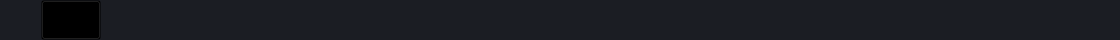
        <widget class="QFrame" name="frame_top">
         <property name="minimumSize">
          <size>
           <width>1120</width>
           <height>40</height>
          </size>
         </property>
         <property name="maximumSize">
          <size>
           <width>16777215</width>
           <height>40</height>
          </size>
         </property>
         <property name="styleSheet">
          <string notr="true">background-color: transparent;</string>
         </property>
         <property name="frameShape">
          <enum>QFrame::NoFrame</enum>
         </property>
         <property name="frameShadow">
          <enum>QFrame::Raised</enum>
         </property>
         <layout class="QHBoxLayout" name="horizontalLayout_3">
          <property name="spacing">
           <number>0</number>
          </property>
          <property name="leftMargin">
           <number>0</number>
          </property>
          <property name="topMargin">
           <number>0</number>
          </property>
          <property name="rightMargin">
           <number>0</number>
          </property>
          <property name="bottomMargin">
           <number>0</number>
          </property>
          <item>
           <widget class="QFrame" name="frame_top_right">
            <property name="maximumSize">
             <size>
              <width>16777215</width>
              <height>50</height>
             </size>
            </property>
            <property name="styleSheet">
             <string notr="true">background: transparent;</string>
            </property>
            <property name="frameShape">
             <enum>QFrame::NoFrame</enum>
            </property>
            <property name="frameShadow">
             <enum>QFrame::Raised</enum>
            </property>
            <layout class="QVBoxLayout" name="verticalLayout_2">
             <property name="spacing">
              <number>0</number>
             </property>
             <property name="leftMargin">
              <number>0</number>
             </property>
             <property name="topMargin">
              <number>0</number>
             </property>
             <property name="rightMargin">
              <number>0</number>
             </property>
             <property name="bottomMargin">
              <number>0</number>
             </property>
             <item>
              <widget class="QFrame" name="frame_top_btns">
               <property name="maximumSize">
                <size>
                 <width>16777215</width>
                 <height>42</height>
                </size>
               </property>
               <property name="styleSheet">
                <string notr="true">background-color: rgba(27, 29, 35, 255)</string>
               </property>
               <property name="frameShape">
                <enum>QFrame::NoFrame</enum>
               </property>
               <property name="frameShadow">
                <enum>QFrame::Raised</enum>
               </property>
               <layout class="QHBoxLayout" name="horizontalLayout_4">
                <property name="spacing">
                 <number>0</number>
                </property>
                <property name="leftMargin">
                 <number>0</number>
                </property>
                <property name="topMargin">
                 <number>0</number>
                </property>
                <property name="rightMargin">
                 <number>0</number>
                </property>
                <property name="bottomMargin">
                 <number>0</number>
                </property>
                <item>
                 <widget class="QFrame" name="frame_label_top_btns">
                  <property name="sizePolicy">
                   <sizepolicy hsizetype="Expanding" vsizetype="Preferred">
                    <horstretch>0</horstretch>
                    <verstretch>0</verstretch>
                   </sizepolicy>
                  </property>
                  <property name="frameShape">
                   <enum>QFrame::NoFrame</enum>
                  </property>
                  <property name="frameShadow">
                   <enum>QFrame::Raised</enum>
                  </property>
                  <layout class="QHBoxLayout" name="horizontalLayout_10">
                   <property name="spacing">
                    <number>6</number>
                   </property>
                   <property name="leftMargin">
                    <number>0</number>
                   </property>
                   <property name="topMargin">
                    <number>0</number>
                   </property>
                   <property name="rightMargin">
                    <number>0</number>
                   </property>
                   <property name="bottomMargin">
                    <number>0</number>
                   </property>
                   <item>
                    <widget class="QLabel" name="label_6">
                     <property name="sizePolicy">
                      <sizepolicy hsizetype="Fixed" vsizetype="Fixed">
                       <horstretch>0</horstretch>
                       <verstretch>0</verstretch>
                      </sizepolicy>
                     </property>
                     <property name="minimumSize">
                      <size>
                       <width>35</width>
                       <height>30</height>
                      </size>
                     </property>
                     <property name="maximumSize">
                      <size>
                       <width>30</width>
                       <height>30</height>
                      </size>
                     </property>
                     <property name="text">
                      <string/>
                     </property>
                     <property name="pixmap">
                      <pixmap resource="files.qrc">:/icons/icons/INDIGO_logoGRAPHIS.png</pixmap>
                     </property>
                     <property name="scaledContents">
                      <bool>true</bool>
                     </property>
                    </widget>
                   </item>
                   <item>
                    <widget class="QToolButton" name="toolButton">
                     <property name="minimumSize">
                      <size>
                       <width>60</width>
                       <height>40</height>
                      </size>
                     </property>
                     <property name="maximumSize">
                      <size>
                       <width>20</width>
                       <height>16777215</height>
                      </size>
                     </property>
                     <property name="font">
                      <font>
                       <pointsize>12</pointsize>
                       <weight>75</weight>
                       <bold>true</bold>
                      </font>
                     </property>
                     <property name="styleSheet">
                      <string notr="true">background: transparent;
</string>
                     </property>
                     <property name="text">
                      <string>MENU</string>
                     </property>
                     <property name="iconSize">
                      <size>
                       <width>40</width>
                       <height>40</height>
                      </size>
                     </property>
                     <property name="checkable">
                      <bool>false</bool>
                     </property>
                     <property name="popupMode">
                      <enum>QToolButton::InstantPopup</enum>
                     </property>
                     <property name="toolButtonStyle">
                      <enum>Qt::ToolButtonIconOnly</enum>
                     </property>
                     <property name="autoRaise">
                      <bool>false</bool>
                     </property>
                     <property name="arrowType">
                      <enum>Qt::NoArrow</enum>
                     </property>
                    </widget>
                   </item>
                   <item>
                    <widget class="QFrame" name="frame_12">
                     <property name="maximumSize">
                      <size>
                       <width>40</width>
                       <height>16777215</height>
                      </size>
                     </property>
                     <property name="styleSheet">
                      <string notr="true">background: transparent;
</string>
                     </property>
                     <property name="frameShape">
                      <enum>QFrame::StyledPanel</enum>
                     </property>
                     <property name="frameShadow">
                      <enum>QFrame::Raised</enum>
                     </property>
                     <layout class="QHBoxLayout" name="horizontalLayout_8">
                      <property name="spacing">
                       <number>0</number>
                      </property>
                      <property name="leftMargin">
                       <number>0</number>
                      </property>
                      <property name="topMargin">
                       <number>0</number>
                      </property>
                      <property name="rightMargin">
                       <number>0</number>
                      </property>
                      <property name="bottomMargin">
                       <number>0</number>
                      </property>
                      <item>
                       <widget class="SPINNINGWaiter" name="waiting_spinner" native="true">
                        <property name="sizePolicy">
                         <sizepolicy hsizetype="Preferred" vsizetype="Preferred">
                          <horstretch>0</horstretch>
                          <verstretch>0</verstretch>
                         </sizepolicy>
                        </property>
                        <property name="minimumSize">
                         <size>
                          <width>30</width>
                          <height>0</height>
                         </size>
                        </property>
                        <property name="maximumSize">
                         <size>
                          <width>40</width>
                          <height>16777215</height>
                         </size>
                        </property>
                        <property name="styleSheet">
                         <string notr="true">background: transparent;
</string>
                        </property>
                       </widget>
                      </item>
                     </layout>
                    </widget>
                   </item>
                   <item>
                    <widget class="QLabel" name="lbl_sqlite_name">
                     <property name="sizePolicy">
                      <sizepolicy hsizetype="Maximum" vsizetype="Maximum">
                       <horstretch>0</horstretch>
                       <verstretch>0</verstretch>
                      </sizepolicy>
                     </property>
                     <property name="minimumSize">
                      <size>
                       <width>0</width>
                       <height>0</height>
                      </size>
                     </property>
                     <property name="maximumSize">
                      <size>
                       <width>2000</width>
                       <height>16777215</height>
                      </size>
                     </property>
                     <property name="font">
                      <font>
                       <pointsize>12</pointsize>
                       <weight>75</weight>
                       <bold>true</bold>
                      </font>
                     </property>
                     <property name="styleSheet">
                      <string notr="true">background: transparent;
</string>
                     </property>
                     <property name="text">
                      <string/>
                     </property>
                     <property name="alignment">
                      <set>Qt::AlignLeading|Qt::AlignLeft|Qt::AlignVCenter</set>
                     </property>
                    </widget>
                   </item>
                   <item>
                    <widget class="QLabel" name="label_title_bar_top">
                     <property name="maximumSize">
                      <size>
                       <width>200</width>
                       <height>31</height>
                      </size>
                     </property>
                     <property name="font">
                      <font>
                       <family>Segoe UI</family>
                       <pointsize>12</pointsize>
                       <weight>75</weight>
                       <bold>true</bold>
                      </font>
                     </property>
                     <property name="toolTip">
                      <string>Move window</string>
                     </property>
                     <property name="styleSheet">
                      <string notr="true">background: transparent;
</string>
                     </property>
                     <property name="text">
                      <string/>
                     </property>
                     <property name="pixmap">
                      <pixmap resource="files.qrc">:/icons/icons/INDIGO_logoGRAPHIS_text.png</pixmap>
                     </property>
                     <property name="scaledContents">
                      <bool>true</bool>
                     </property>
                     <property name="alignment">
                      <set>Qt::AlignRight|Qt::AlignTrailing|Qt::AlignVCenter</set>
                     </property>
                    </widget>
                   </item>
                  </layout>
                 </widget>
                </item>
                <item alignment="Qt::AlignRight">
                 <widget class="QFrame" name="frame_btns_right">
                  <property name="sizePolicy">
                   <sizepolicy hsizetype="Expanding" vsizetype="Preferred">
                    <horstretch>0</horstretch>
                    <verstretch>0</verstretch>
                   </sizepolicy>
                  </property>
                  <property name="maximumSize">
                   <size>
                    <width>120</width>
                    <height>16777215</height>
                   </size>
                  </property>
                  <property name="frameShape">
                   <enum>QFrame::NoFrame</enum>
                  </property>
                  <property name="frameShadow">
                   <enum>QFrame::Raised</enum>
                  </property>
                  <layout class="QHBoxLayout" name="horizontalLayout_5">
                   <property name="spacing">
                    <number>0</number>
                   </property>
                   <property name="leftMargin">
                    <number>0</number>
                   </property>
                   <property name="topMargin">
                    <number>0</number>
                   </property>
                   <property name="rightMargin">
                    <number>0</number>
                   </property>
                   <property name="bottomMargin">
                    <number>0</number>
                   </property>
                   <item>
                    <widget class="QPushButton" name="btn_minimize">
                     <property name="sizePolicy">
                      <sizepolicy hsizetype="Minimum" vsizetype="Expanding">
                       <horstretch>0</horstretch>
                       <verstretch>0</verstretch>
                      </sizepolicy>
                     </property>
                     <property name="minimumSize">
                      <size>
                       <width>40</width>
                       <height>0</height>
                      </size>
                     </property>
                     <property name="maximumSize">
                      <size>
                       <width>40</width>
                       <height>16777215</height>
                      </size>
                     </property>
                     <property name="toolTip">
                      <string>Minimize</string>
                     </property>
                     <property name="styleSheet">
                      <string notr="true">QPushButton {	
	border: none;
	background-color: transparent;
}
QPushButton:hover {
	background-color: rgb(52, 59, 72);
}
QPushButton:pressed {	
	background-color: rgb(85, 170, 255);
}</string>
                     </property>
                     <property name="text">
                      <string/>
                     </property>
                     <property name="icon">
                      <iconset resource="files.qrc">
                       <normaloff>:/icons/icons/cil-window-minimize.png</normaloff>:/icons/icons/cil-window-minimize.png</iconset>
                     </property>
                    </widget>
                   </item>
                   <item>
                    <widget class="QPushButton" name="btn_maximize_restore">
                     <property name="sizePolicy">
                      <sizepolicy hsizetype="Minimum" vsizetype="Expanding">
                       <horstretch>0</horstretch>
                       <verstretch>0</verstretch>
                      </sizepolicy>
                     </property>
                     <property name="minimumSize">
                      <size>
                       <width>40</width>
                       <height>0</height>
                      </size>
                     </property>
                     <property name="maximumSize">
                      <size>
                       <width>40</width>
                       <height>16777215</height>
                      </size>
                     </property>
                     <property name="toolTip">
                      <string>Maximize</string>
                     </property>
                     <property name="styleSheet">
                      <string notr="true">QPushButton {	
	border: none;
	background-color: transparent;
}
QPushButton:hover {
	background-color: rgb(52, 59, 72);
}
QPushButton:pressed {	
	background-color: rgb(85, 170, 255);
}</string>
                     </property>
                     <property name="text">
                      <string/>
                     </property>
                     <property name="icon">
                      <iconset resource="files.qrc">
                       <normaloff>:/icons/icons/cil-window-maximize.png</normaloff>:/icons/icons/cil-window-maximize.png</iconset>
                     </property>
                    </widget>
                   </item>
                   <item>
                    <widget class="QPushButton" name="btn_close">
                     <property name="sizePolicy">
                      <sizepolicy hsizetype="Minimum" vsizetype="Expanding">
                       <horstretch>0</horstretch>
                       <verstretch>0</verstretch>
                      </sizepolicy>
                     </property>
                     <property name="minimumSize">
                      <size>
                       <width>40</width>
                       <height>0</height>
                      </size>
                     </property>
                     <property name="maximumSize">
                      <size>
                       <width>40</width>
                       <height>16777215</height>
                      </size>
                     </property>
                     <property name="toolTip">
                      <string>&lt;html&gt;&lt;head/&gt;&lt;body&gt;&lt;p&gt;Close&lt;/p&gt;&lt;/body&gt;&lt;/html&gt;</string>
                     </property>
                     <property name="styleSheet">
                      <string notr="true">QPushButton {	
	border: none;
	background-color: transparent;
}
QPushButton:hover {
	background-color: rgb(150, 40, 23);
}
QPushButton:pressed {	
	background-color: rgb(250, 39, 10);
}</string>
                     </property>
                     <property name="text">
                      <string/>
                     </property>
                     <property name="icon">
                      <iconset resource="files.qrc">
                       <normaloff>:/icons/icons/cil-x.png</normaloff>:/icons/icons/cil-x.png</iconset>
                     </property>
                    </widget>
                   </item>
                  </layout>
                 </widget>
                </item>
               </layout>
              </widget>
             </item>
            </layout>
           </widget>
          </item>
         </layout>
        </widget>
